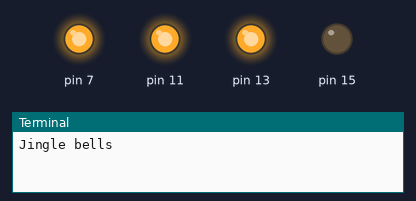
The program below on a simulated Raspberry Pi (header pin numbers). Shown: output pins drawn as LEDs (lit = HIGH), the last lines printed to the terminal. At 28.7 s the program stops and its outputs stay as they are.

Above: at 0.15 s.
At 2.85 s:
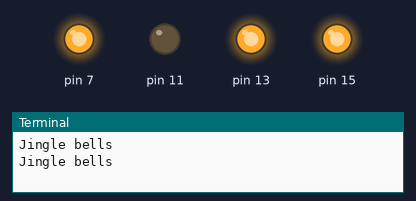
At 6.4 s:
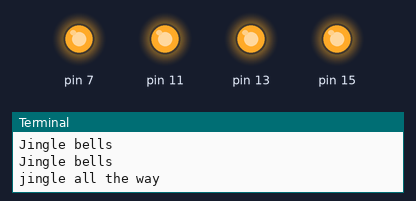
At 13.6 s:
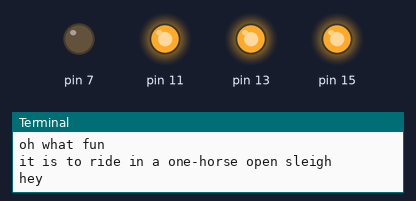
At 21.15 s:
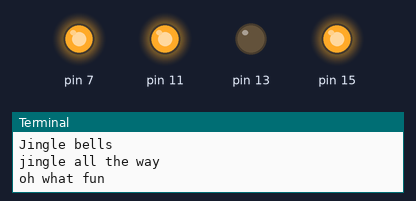
At 28.7 s:
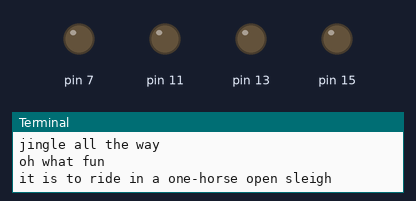
Timing chart, 0 to 30.2 s (numbered marks = the images above):
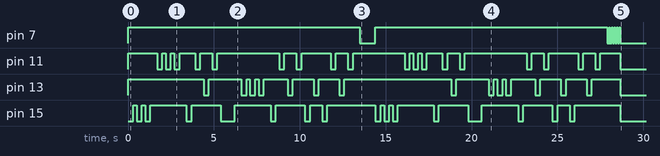

Measured:
- by itself, pin 7: goes HIGH 13.5 s, LOW 0.90 s, HIGH 13.5 s, 5 × (LOW 0.10 s, HIGH 0.05 s), then LOW
- by itself, pin 11: LOW → HIGH at 0.00 s, → LOW 1.7 s later, → HIGH 0.30 s later, → LOW 0.20 s later, … (38 changes in this stretch)
- by itself, pin 13: LOW → HIGH at 0.00 s, → LOW 4.4 s later, → HIGH 0.30 s later, → LOW 1.9 s later, … (30 changes in this stretch)
- by itself, pin 15: LOW → HIGH at 0.30 s, → LOW 0.20 s later, → HIGH 0.30 s later, → LOW 0.20 s later, … (32 changes in this stretch)

The program:

jingle-bell-lights.py
```python
#!/usr/bin/python

import RPi.GPIO as GPIO
import time

redLightsPin = 15
greenLightsPin = 11
yellowLightsPin = 13
purpleLightsPin = 7

allPins = [redLightsPin, yellowLightsPin, greenLightsPin, purpleLightsPin]


def setup():
    GPIO.setmode(GPIO.BOARD)  # Numbers GPIOs by physical location
    for pin in allPins:
        GPIO.setup(pin, GPIO.OUT)  # Set all pins' mode is output
        GPIO.output(pin, GPIO.HIGH)  # Set all pins to high(+3.3V) to off led


def playJingleBells():
    for x in range(2):
        print 'Jingle bells'
        flashLights(redLightsPin)
        time.sleep(0.2)  # additional sleep for longer pause in song

        print 'Jingle bells'
        flashLights(greenLightsPin)
        time.sleep(0.2)  # additional sleep for longer pause in song

        print 'jingle all the way'
        turnOn(redLightsPin)
        time.sleep(0.2)
        turnOn(greenLightsPin)
        time.sleep(0.2)
        turnOn(yellowLightsPin)
        time.sleep(0.2)
        turnOn(greenLightsPin)
        time.sleep(0.2)
        turnOn(redLightsPin, 0.8)
        time.sleep(0.4)

        print 'oh what fun'
        flashLights(yellowLightsPin)
        time.sleep(0.2)  # additional sleep for longer pause in song

        print 'it is to ride in a one-horse open sleigh'
        turnOn(redLightsPin)
        time.sleep(0.2)
        turnOn(greenLightsPin)
        time.sleep(0.2)
        turnOn(yellowLightsPin)
        time.sleep(0.2)
        turnOn(greenLightsPin)
        time.sleep(0.2)
        turnOn(redLightsPin)
        time.sleep(0.2)
        turnOn(yellowLightsPin)
        time.sleep(0.2)
        turnOn(redLightsPin)
        time.sleep(0.2)
        turnOn(greenLightsPin)
        time.sleep(0.2)
        turnOn(yellowLightsPin)
        time.sleep(0.2)
        turnOn(greenLightsPin)
        time.sleep(0.4)

        if x == 0:  # only run first trip through loop
            print 'hey'
            turnOn(purpleLightsPin, 0.9)

    flashLights(purpleLightsPin, 5, 0.05, 0.1)


def turnOn(pinNumber, stayLitFor=0.3):
    GPIO.output(pinNumber, GPIO.LOW)
    time.sleep(stayLitFor)
    GPIO.output(pinNumber, GPIO.HIGH)


def flashLights(
    pinNumber,
    numberOfFlashes=3,
    amountToSleep=0.2,
    stayLitFor=0.3,
    ):
    for x in range(numberOfFlashes):
        turnOn(pinNumber, stayLitFor)
        time.sleep(amountToSleep)


def destroy():
    for pin in allPins:
        GPIO.output(pin, GPIO.HIGH)  # turn off all leds
        GPIO.cleanup()  # Release resource


if __name__ == '__main__':  # Program start from here
    setup()
    try:
        playJingleBells()
        GPIO.cleanup()
    except KeyboardInterrupt: # When 'Ctrl+C' is pressed, the child program destroy() will be  executed.
        destroy()
```
